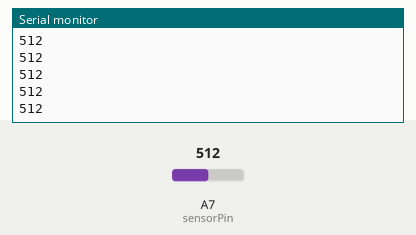
Bench run of a sketch on a simulated Arduino Nano, built with avr-gcc and run on an emulated ATmega328P. Parts: the last lines printed to the serial monitor. The test bench sets the inputs (shaded band); at power-on: A7 (sensorPin) = 512.

Above: at 1.2 s.
1.3 s: A7 (sensorPin) set to 716
At 2.4 s:
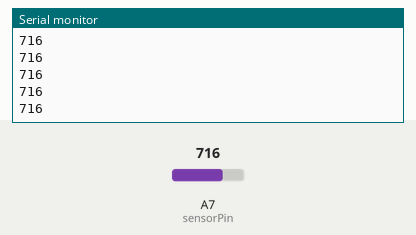
2.8 s: A7 (sensorPin) set to 900
At 3.6 s:
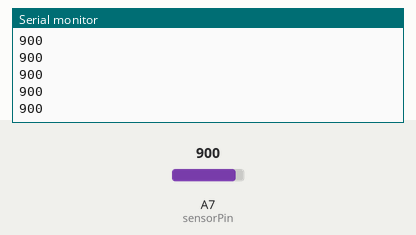
Timing chart, 0 to 5.8 s (numbered marks = the images above; inputs shaded):
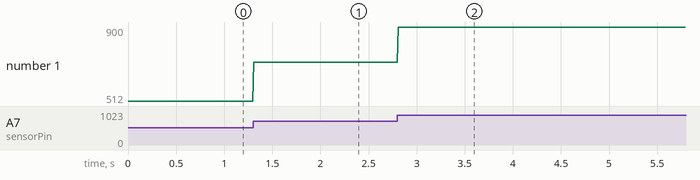

The sketch:

testMatlabComms.ino
```cpp
int sensorPin = A7;
int sensorValue = 0;

int incomingByte = 0;

void setup(){
  Serial.begin(115200);
}

void loop() {
    sensorValue = analogRead(sensorPin);
    Serial.println(sensorValue);
    delay(10);
}
```

Measured:
- after the input at 1.3 s, the serial monitor: prints a new line at once (image 1)
- after the input at 2.8 s, the serial monitor: prints a new line at once (image 2)
- plotted number 1: 512 → 716 after the input at 1.3 s, 716 → 900 after the input at 2.8 s
